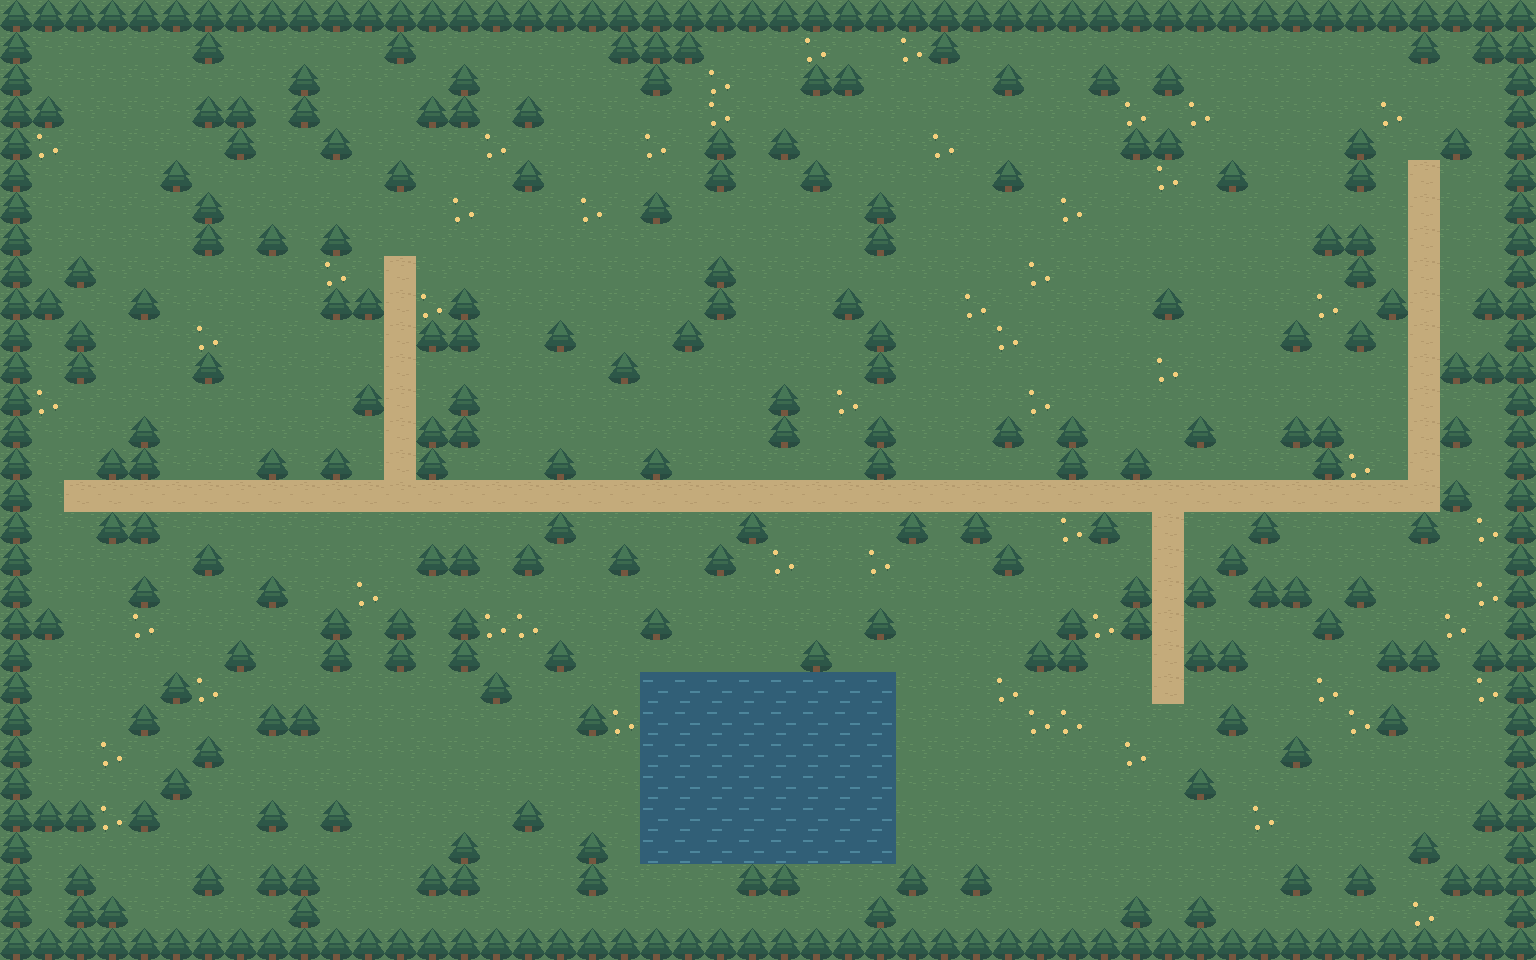

The image is a tile-based game level rendered from a .tmx file. Its description and source (layers, tilesets, objects; grid data summarised) follow:
An orthogonal 48x30 tile map with 32x32 px tiles, 2 tile layers (Chao, Detalhes) and 7 objects (3x chest, 2x portal, npc, sign).

<map version="1.10" tiledversion="1.11.0" orientation="orthogonal" renderorder="right-down" width="48" height="30" tilewidth="32" tileheight="32" infinite="0" nextlayerid="4" nextobjectid="8">
  <properties>
    <property name="title" value="Bosque das Lanternas" />
  </properties>
  <tileset firstgid="1" source="lume.tsx" />
  <layer id="1" name="Chao" width="48" height="30">
    <data>[1440 cells, 1440 non-empty, 3 distinct tile ids]</data>
  </layer>
  <layer id="2" name="Detalhes" width="48" height="30">
    <data>[1440 cells, 393 non-empty, 2 distinct tile ids]</data>
  </layer>
  <objectgroup id="3" name="Objetos">
    <object id="1" name="volta_vila" type="portal" x="64" y="480" width="32" height="32">
      <properties>
        <property name="destination" value="vila" />
        <property name="spawn_x" value="29" />
        <property name="spawn_y" value="12" />
      </properties>
    </object>
    <object id="2" name="Caio" type="npc" x="736" y="448" width="32" height="32">
      <properties>
        <property name="dialog" value="forest" />
      </properties>
    </object>
    <object id="3" name="chave_antiga" type="chest" x="384" y="256" width="32" height="32">
      <properties>
        <property name="reward" value="key" />
        <property name="amount" value="1" />
      </properties>
    </object>
    <object id="4" name="bosque_fragmento" type="chest" x="1152" y="672" width="32" height="32">
      <properties>
        <property name="reward" value="fragment" />
        <property name="amount" value="1" />
      </properties>
    </object>
    <object id="5" name="bosque_moedas" type="chest" x="256" y="512" width="32" height="32">
      <properties>
        <property name="reward" value="gold" />
        <property name="amount" value="45" />
      </properties>
    </object>
    <object id="6" name="placa_ruinas" type="sign" x="1376" y="192" width="32" height="32">
      <properties>
        <property name="text" value="As ruínas guardam a última luz. Procure a chave no noroeste." />
      </properties>
    </object>
    <object id="7" name="entrada_ruinas" type="portal" x="1408" y="160" width="32" height="32">
      <properties>
        <property name="destination" value="ruinas" />
        <property name="spawn_x" value="3" />
        <property name="spawn_y" value="18" />
        <property name="requires" value="key" />
      </properties>
    </object>
  </objectgroup>
</map>
